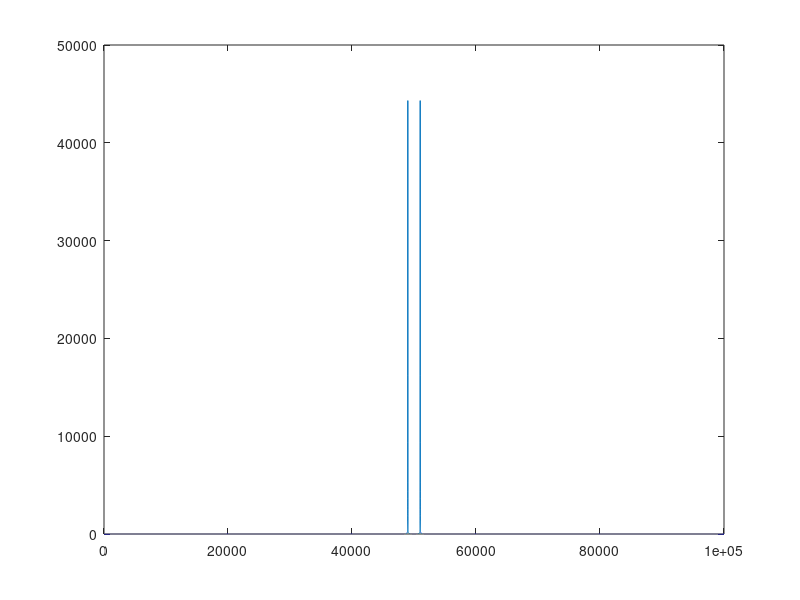

MATLAB code for this plot:
N=100000;
x=1:N;
% w = pulsation
% frequence f = w*pi
Fe=44100;
f=440;
y=sin(f*x/Fe*2*pi);
audiowrite('440sample.wav',y,Fe);
% plot(y)
sound(y,Fe)
y2=fftshift(fft(y));
plot(abs(y2))
[~,P]=max(abs(y2));
[~,P2]=max(abs(y2(N/2:end)))
P=N/2-P
R=(P/N*Fe+P2/N*Fe)/2
